Frame 1 (no input): blank canvas, image omitted
Frame 60 (no input): blank canvas, image omitted
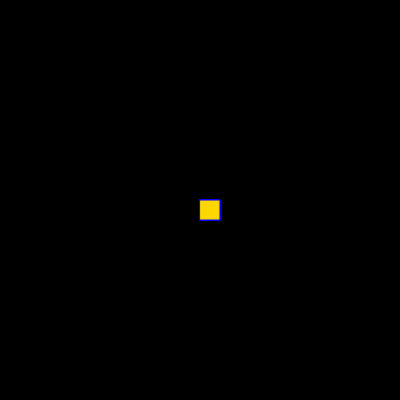
Frame 120 (the mouse pressed at the canvas centre since frame 60)

The p5.js sketch whose frames 1 and 60 were blank and that drew this single picture after the mouse press (run headless with seeded random() and noise() and a simulated clock; from frame 60 on, the mouse is pressed at the canvas centre):

// p5.js sketch
// ── sketch.js
function setup() {
  createCanvas(400,400);
  background("black");
}
  
  function draw() {  
  stroke("blue")
  fill("gold")
  
  if(mouseIsPressed)
  rect(mouseX, mouseY, 20, 20);
}

// ── style.css
git remote add origin https://github.com/jjatzek/js-escrevenome.git
git branch -M main
git push -u origin main
